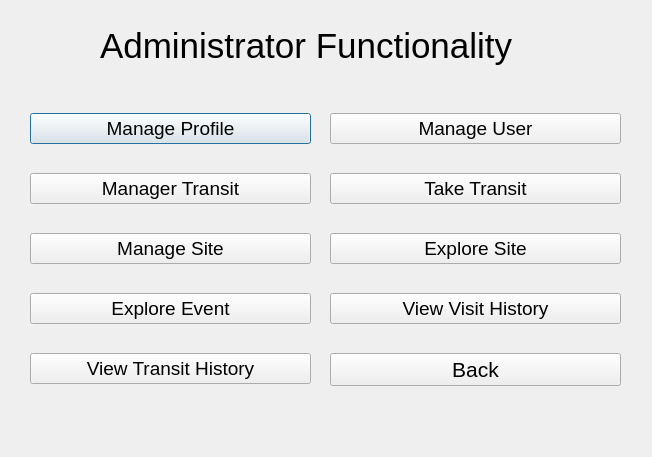
<?xml version="1.0" encoding="UTF-8"?>
<ui version="4.0">
 <class>admin_functionality_v</class>
 <widget class="QDialog" name="admin_functionality_v">
  <property name="geometry">
   <rect>
    <x>0</x>
    <y>0</y>
    <width>652</width>
    <height>457</height>
   </rect>
  </property>
  <property name="windowTitle">
   <string>Administrator-Visitor Functionality</string>
  </property>
  <widget class="QWidget" name="verticalLayoutWidget">
   <property name="geometry">
    <rect>
     <x>30</x>
     <y>90</y>
     <width>281</width>
     <height>321</height>
    </rect>
   </property>
   <layout class="QVBoxLayout" name="verticalLayout">
    <item>
     <widget class="QPushButton" name="manage_profile_btn">
      <property name="font">
       <font>
        <pointsize>14</pointsize>
       </font>
      </property>
      <property name="text">
       <string>Manage Profile</string>
      </property>
     </widget>
    </item>
    <item>
     <widget class="QPushButton" name="manage_transit_btn">
      <property name="font">
       <font>
        <pointsize>14</pointsize>
       </font>
      </property>
      <property name="text">
       <string>Manager Transit</string>
      </property>
     </widget>
    </item>
    <item>
     <widget class="QPushButton" name="manage_site_btn">
      <property name="font">
       <font>
        <pointsize>14</pointsize>
       </font>
      </property>
      <property name="text">
       <string>Manage Site</string>
      </property>
     </widget>
    </item>
    <item>
     <widget class="QPushButton" name="explore_event_btn">
      <property name="font">
       <font>
        <pointsize>14</pointsize>
       </font>
      </property>
      <property name="text">
       <string>Explore Event</string>
      </property>
     </widget>
    </item>
    <item>
     <widget class="QPushButton" name="vie_transit_history_btn">
      <property name="font">
       <font>
        <pointsize>14</pointsize>
       </font>
      </property>
      <property name="text">
       <string>View Transit History</string>
      </property>
     </widget>
    </item>
   </layout>
  </widget>
  <widget class="QWidget" name="verticalLayoutWidget_2">
   <property name="geometry">
    <rect>
     <x>330</x>
     <y>90</y>
     <width>291</width>
     <height>321</height>
    </rect>
   </property>
   <layout class="QVBoxLayout" name="verticalLayout_2">
    <item>
     <widget class="QPushButton" name="manage_user_btn">
      <property name="font">
       <font>
        <pointsize>14</pointsize>
       </font>
      </property>
      <property name="text">
       <string>Manage User</string>
      </property>
     </widget>
    </item>
    <item>
     <widget class="QPushButton" name="take_transit_btn">
      <property name="font">
       <font>
        <pointsize>14</pointsize>
       </font>
      </property>
      <property name="text">
       <string>Take Transit</string>
      </property>
     </widget>
    </item>
    <item>
     <widget class="QPushButton" name="explore_site_btn">
      <property name="font">
       <font>
        <pointsize>14</pointsize>
       </font>
      </property>
      <property name="text">
       <string>Explore Site</string>
      </property>
     </widget>
    </item>
    <item>
     <widget class="QPushButton" name="view_visit_history_btn">
      <property name="font">
       <font>
        <pointsize>14</pointsize>
       </font>
      </property>
      <property name="text">
       <string>View Visit History</string>
      </property>
     </widget>
    </item>
    <item>
     <widget class="QPushButton" name="back_btn">
      <property name="font">
       <font>
        <pointsize>16</pointsize>
       </font>
      </property>
      <property name="text">
       <string>Back</string>
      </property>
     </widget>
    </item>
   </layout>
  </widget>
  <widget class="QLabel" name="label">
   <property name="geometry">
    <rect>
     <x>100</x>
     <y>20</y>
     <width>501</width>
     <height>51</height>
    </rect>
   </property>
   <property name="font">
    <font>
     <pointsize>26</pointsize>
    </font>
   </property>
   <property name="text">
    <string>Administrator Functionality</string>
   </property>
  </widget>
 </widget>
 <resources/>
 <connections/>
</ui>
